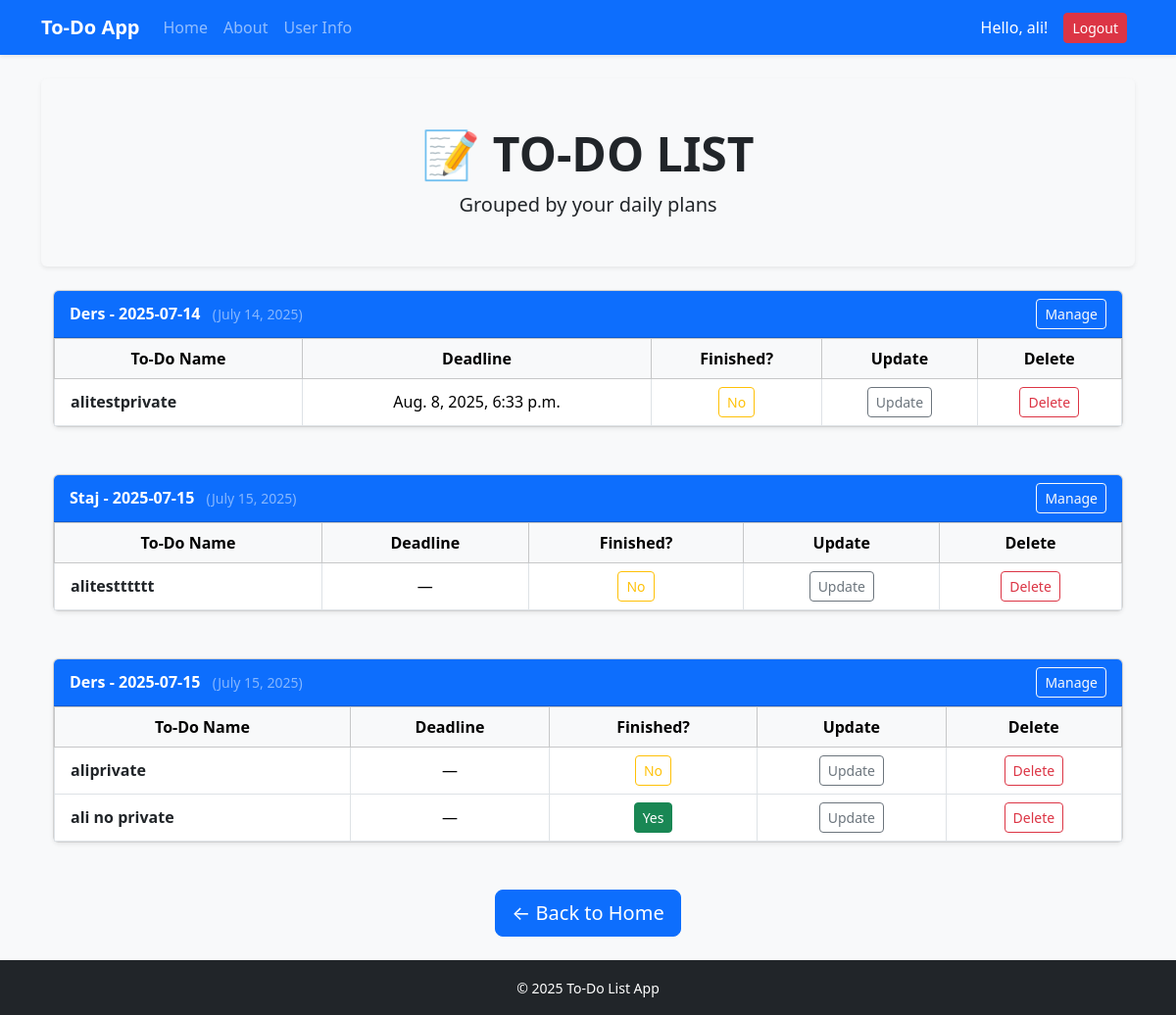
The page /todo/ (signed in) on the database as committed earlier.
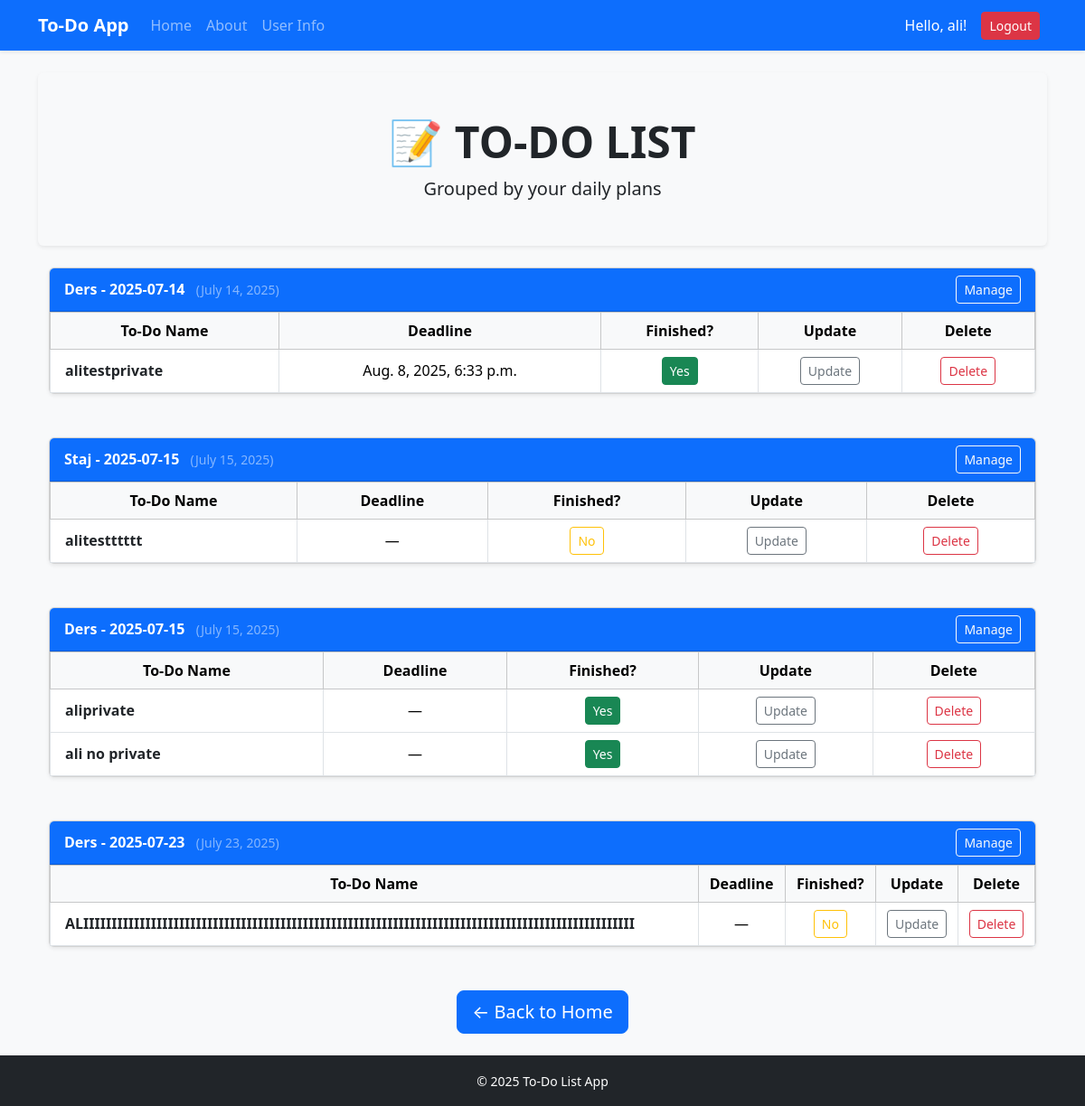
The same page on the database as committed later.
### todo_app/models.py (models this page shows, shortened)
class DailyTodoList(models.Model):
    category = models.ForeignKey(Category, on_delete=models.CASCADE, null=True, blank=True, related_name='daily_lists')
    name = models.CharField(max_length=100)
    date = models.DateField(default=datetime.today)
    user = models.ForeignKey(User, on_delete=models.CASCADE)

class Todos(models.Model):
    title = models.CharField(max_length=100, blank=True)
    description = models.TextField(max_length=1000, blank=True)
    finished = models.BooleanField(default=False)
    date_created = models.DateTimeField(default=now, blank=True)
    finished_date = models.DateTimeField(null=True, blank=True)
    deadline = models.DateTimeField(null=True, blank=True)
    is_private = models.BooleanField(default=True)
    daily_list = models.ForeignKey('DailyTodoList', on_delete=models.CASCADE, related_name='todos', null=True, blank=True)
    user = models.ForeignKey(User, on_delete=models.CASCADE)
    class Meta:
        verbose_name = "Todo"
        verbose_name_plural = "Todos"

### todo_app/views.py (the view)
# urls.py: path('todo/',views.todo,name="todo"),
@login_required
def todo(request):
    todo_list = Todos.objects.all().order_by('-date_created') if request.user.is_superuser \
                else Todos.objects.filter(models.Q(is_private=False) | models.Q(daily_list__user=request.user)).order_by('-date_created')
    daily_lists = DailyTodoList.objects.all() if request.user.is_superuser else DailyTodoList.objects.filter(user=request.user)
    return render(request, "todo_app/todo.html", {'daily_lists': daily_lists, 'todo_list': todo_list})

### todo_app/templates/todo_app/todo.html (shortened to what this page needs)
{% extends "todo_app/base.html" %}
{% block content %}
<div class="bg-light p-5 rounded shadow-sm mb-4">
  <div class="container text-center">
    <h1 class="display-5 fw-bold">📝 TO-DO LIST</h1>
    <p class="lead mb-0">Grouped by your daily plans</p>
  </div>
</div>
<div class="container">
  {% if daily_lists %}
    {% for dlist in daily_lists %}
      <div class="card mb-5 shadow-sm">
        <div class="card-header bg-primary text-white d-flex justify-content-between align-items-center">
          <div>
            <strong>{{ dlist.name }}</strong>
            <small class="ms-2 text-white-50">({{ dlist.date }})</small>
          </div>
          <a class="btn btn-outline-light btn-sm" href="{% url 'daily_list_detail' dlist.id %}">Manage</a>
        </div>
        <div class="card-body p-0">
          {% if dlist.todos.all|length > 0 %}
            <table class="table table-bordered table-hover mb-0">
              <thead class="table-light text-center">
                <tr>
                  <th>To-Do Name</th>
                  <th>Deadline</th>
                  <th>Finished?</th>
                  <th>Update</th>
                  <th>Delete</th>
                </tr>
              </thead>
              <tbody>
                {% for todo in dlist.todos.all %}
                <tr class="text-center align-middle">
                  <td class="text-start ps-3">
                    <a href="{% url 'description' todo.id %}" class="text-decoration-none text-dark fw-semibold">
                      {{ todo.title }}
                    </a>
                  </td>
                  <td>{{ todo.deadline|default:"—" }}</td>
                  <td>
                    {% if todo.finished %}
                      <a class="btn btn-success btn-sm" href="{% url 'yes_finish' todo.id %}">Yes</a>
                    {% else %}
                      <a class="btn btn-outline-warning btn-sm" href="{% url 'no_finish' todo.id %}">No</a>
                    {% endif %}
                  </td>
                  <td>
                    <a class="btn btn-outline-secondary btn-sm" href="{% url 'update' todo.id %}">Update</a>
                  </td>
                  <td>
                    <form method="POST" action="{% url 'delete' todo.id %}" class="d-inline">
                      <button type="submit" class="btn btn-outline-danger btn-sm">Delete</button>
                    </form>
                  </td>
                </tr>
                {% endfor %}
              </tbody>
            </table>
          {% else %}
            <div class="p-3 text-muted">No tasks in this list.</div>
          {% endif %}
        </div>
      </div>
    {% endfor %}
  {% else %}
    <p class="text-center text-muted">You don't have any Daily Lists yet.</p>
  {% endif %}
</div>
<div class="text-center mt-5">
  <a class="btn btn-primary btn-lg" href="{% url 'index' %}">← Back to Home</a>
</div>
{% endblock content %}

Rows that differ between the two databases and show on the page:
changed Todos "alitestprivate": finished "No" → "Yes"
changed Todos "aliprivate": finished "No" → "Yes"
added DailyTodoList: name "Ders - 2025-07-23", date "July 23, 2025"
added Todos: title "ALIIIIIIIIIIIIIIIIIIIIIIIIIIIIIIIIIIIIIIIIIIIIIIIIIIIIIIIIIIIIIIIIIIIIIIIIIIIIIIIIIIIIIIIIIIIIIIIIII", deadline "—", finished "No", shown under "Ders - 2025-07-23"
